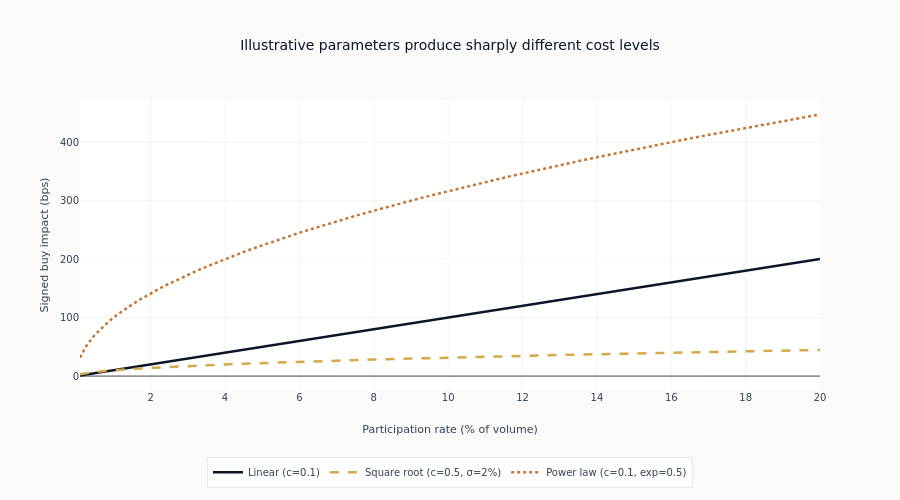

Write notebook code for a chart like this one.
### Markdown cell above
## Part 3: Visual Comparison

The first chart compares the illustrative parameter sets used above. Its levels are not a model
ranking: `SquareRootImpact` includes volatility in its scale, while `PowerLawImpact` does not.

### Code cell
fig = go.Figure()
comparison_specs = (
    ("Linear (c=0.1)", linear_impacts, COLORS["blue"], "solid"),
    ("Square root (c=0.5, σ=2%)", sqrt_impacts_mid, COLORS["amber"], "dash"),
    ("Power law (c=0.1, exp=0.5)", power_impacts_sqrt, COLORS["copper"], "dot"),
)
for label, impacts, color, dash in comparison_specs:
    fig.add_scatter(
        x=participation_rates * 100,
        y=[impact / price * 10000 for impact in impacts],
        mode="lines",
        name=label,
        line=dict(width=2.5, color=color, dash=dash),
    )
fig.update_layout(
    title="Illustrative parameters produce sharply different cost levels",
    xaxis_title="Participation rate (% of volume)",
    yaxis_title="Signed buy impact (bps)",
    height=500,
    legend=dict(orientation="h", y=-0.23, x=0.5, xanchor="center"),
    margin=dict(b=105),
)
show_plotly_with_alt(
    fig,
    "Three impact curves against participation rate. All rise and flatten, but they sit at "
    "visibly different levels despite two of them sharing the same square-root shape.",
)
